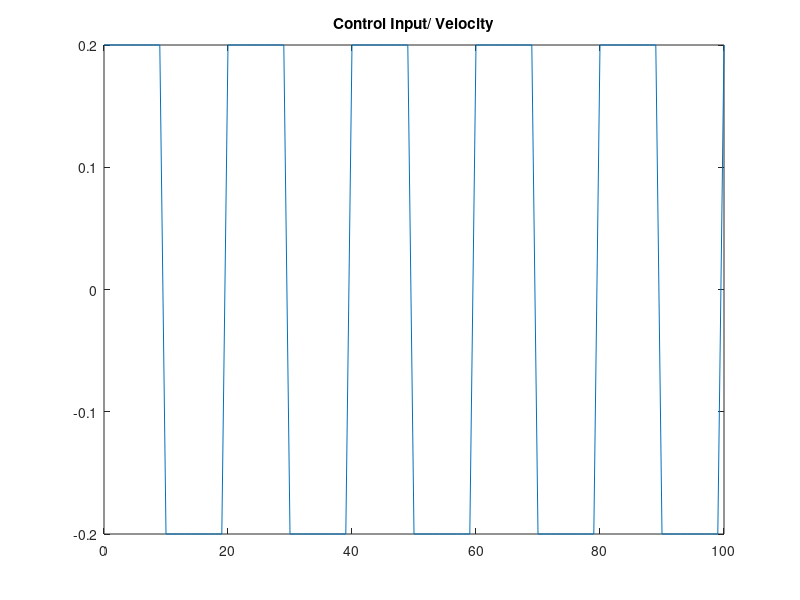
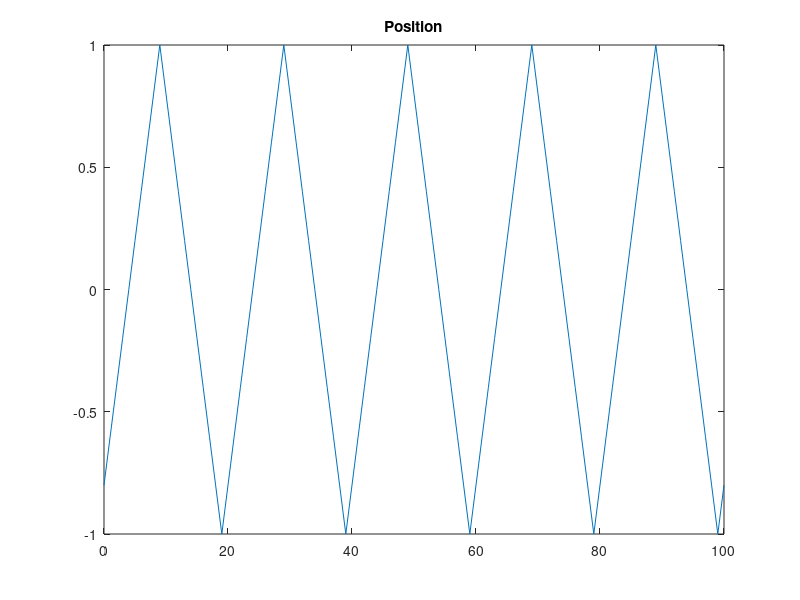

Recreate these plots in MATLAB, in order.
close all
clear all 

T = 1;
t = 0:T:100;
x(1) = -0.8;
AMP = 0.2;
x_dot(1) = AMP;
u = AMP;
for i = 1:length(t)-1
    if mod(i,10) == 0
        u = -u;
    end 
    x(i+1) = x(i) + T*u;
    x_dot(i+1) = u;
end

figure
plot(t, x_dot)
title('Control Input/ Velocity')
figure
plot(t, x)
title('Position')